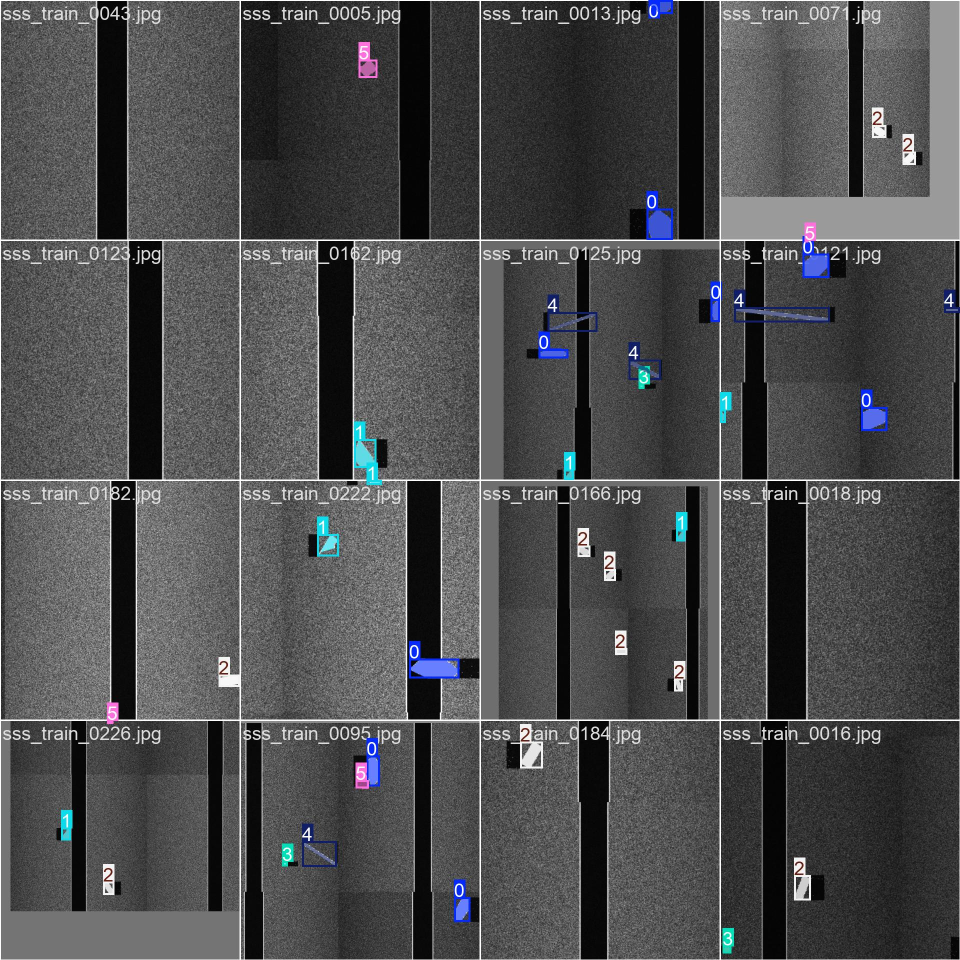
#> input picture backend/runs/sonar_yolo_seg/train_batch0.jpg, 1920 x 1920 px (shown at 1/2 size)
$ python -i sonar_cv.py   (imports and definitions only)   (older library calls are emulated)
#> lines starting #> are read from the running program, lines starting #| are printed output that depends on the picture
"""Acoustic image preprocessing engine for side-scan sonar (SSS) waterfall imagery.

Provides nadir water-column auto-detection, CLAHE contrast enhancement,
and bilateral filtering for noise reduction on dual-channel acoustic data.
"""

import logging
from dataclasses import dataclass
import cv2
import numpy as np

from api.exceptions import SonarPreprocessingError
from pipeline.constants import (
    BILATERAL_D,
    BILATERAL_SIGMA_COLOR,
    BILATERAL_SIGMA_SPACE,
    CLAHE_CLIP_LIMIT,
    CLAHE_TILE_GRID,
)

logger = logging.getLogger("atlantis.sonar_cv")


@dataclass
class PreprocessResult:
    """Container for preprocessed sonar waterfall channel outputs."""

    raw_image: np.ndarray
    port_raw: np.ndarray
    starboard_raw: np.ndarray
    port_processed: np.ndarray
    starboard_processed: np.ndarray
    metadata: dict[str, int | float | bool]


def validate_sonar_image(image: np.ndarray) -> np.ndarray:
    """Validate sonar input image array and convert to single-channel uint8 grayscale.

    Args:
        image: Input image array.

    Returns:
        np.ndarray: 2D uint8 grayscale image.

    Raises:
        SonarPreprocessingError: If image shape or dtype is invalid or empty.
    """
    if not isinstance(image, np.ndarray) or image.size == 0:
        raise SonarPreprocessingError("Input sonar image must be a non-empty numpy array.")

    if image.ndim == 3:
        if image.shape[2] in (3, 4):
            gray = cv2.cvtColor(image, cv2.COLOR_BGR2GRAY)
        else:
            raise SonarPreprocessingError(f"Unsupported 3D image channel depth: {image.shape[2]}")
    elif image.ndim == 2:
        gray = image.copy()
    else:
        raise SonarPreprocessingError(f"Unsupported image dimensions: {image.ndim}D.")

    if gray.dtype != np.uint8:
        if np.issubdtype(gray.dtype, np.floating):
            gray = np.clip(gray * 255.0 if gray.max() <= 1.0 else gray, 0, 255).astype(np.uint8)
        else:
            gray = cv2.normalize(gray, None, 0, 255, cv2.NORM_MINMAX, dtype=cv2.CV_8U)

    return gray


def split_nadir(
    image: np.ndarray, nadir_threshold: int = 15
) -> tuple[np.ndarray, np.ndarray, dict[str, int | float | bool]]:
    """Auto-detect central low-intensity nadir water-column strip and split into channels.

    Calculates column-wise mean intensity profile across the central region of the image
    to locate the nadir gap where acoustic returns are minimal.

    Args:
        image: 2D uint8 grayscale image.
        nadir_threshold: Intensity threshold below which columns are marked as nadir.

    Returns:
        tuple[np.ndarray, np.ndarray, dict]: Port channel, Starboard channel, and nadir metadata.
    """
    height, width = image.shape
    if width < 4:
        raise SonarPreprocessingError("Image width too small to detect nadir water column.")

    col_means = np.mean(image, axis=0)
    center_start = int(width * 0.3)
    center_end = int(width * 0.7)
    central_profile = col_means[center_start:center_end]

    min_idx = center_start + int(np.argmin(central_profile))
    nadir_mask = col_means < max(float(nadir_threshold), float(col_means[min_idx]) * 1.5 + 5.0)

    # Search outward around min_idx for contiguous nadir bounds
    left_bound = min_idx
    while left_bound > center_start and nadir_mask[left_bound]:
        left_bound -= 1

    right_bound = min_idx
    while right_bound < center_end - 1 and nadir_mask[right_bound]:
        right_bound += 1

    nadir_width = right_bound - left_bound

    if nadir_width < 2:
        logger.warning(
            "Nadir strip auto-detection failed or too narrow. Falling back to 50/50 split."
        )
        mid = width // 2
        left_bound = mid
        right_bound = mid
        fallback = True
    else:
        fallback = False

    port_channel = image[:, :left_bound]
    starboard_channel = image[:, right_bound:]

    # Fallback safety if one channel is empty
    if port_channel.shape[1] == 0 or starboard_channel.shape[1] == 0:
        mid = width // 2
        port_channel = image[:, :mid]
        starboard_channel = image[:, mid:]
        left_bound = mid
        right_bound = mid
        fallback = True

    metadata: dict[str, int | float | bool] = {
        "nadir_start": left_bound,
        "nadir_end": right_bound,
        "nadir_width": right_bound - left_bound,
        "image_width": width,
        "image_height": height,
        "fallback_split": fallback,
    }

    return port_channel, starboard_channel, metadata


def apply_clahe(channel: np.ndarray) -> np.ndarray:
    """Apply Contrast Limited Adaptive Histogram Equalization (CLAHE) to acoustic channel.

    Args:
        channel: 2D uint8 channel image.

    Returns:
        np.ndarray: Enhanced 2D uint8 channel image.
    """
    if channel.size == 0:
        return channel
    clahe = cv2.createCLAHE(clipLimit=CLAHE_CLIP_LIMIT, tileGridSize=CLAHE_TILE_GRID)
    return clahe.apply(channel)


def denoise_bilateral(channel: np.ndarray) -> np.ndarray:
    """Apply bilateral filtering to smooth speckle noise while preserving acoustic shadow edges.

    Args:
        channel: 2D uint8 channel image.

    Returns:
        np.ndarray: Denoised 2D uint8 channel image.
    """
    if channel.size == 0:
        return channel
    return cv2.bilateralFilter(
        channel,
        d=BILATERAL_D,
        sigmaColor=BILATERAL_SIGMA_COLOR,
        sigmaSpace=BILATERAL_SIGMA_SPACE,
    )


def preprocess_waterfall(raw_image: np.ndarray) -> PreprocessResult:
    """Orchestrate waterfall splitting, CLAHE enhancement, and bilateral denoise.

    Args:
        raw_image: Input raw side-scan sonar image array.

    Returns:
        PreprocessResult: Object containing raw and enhanced port/starboard channels.

    Raises:
        SonarPreprocessingError: On invalid input or processing failure.
    """
    try:
        gray = validate_sonar_image(raw_image)
        port_raw, starboard_raw, metadata = split_nadir(gray)

        port_clahe = apply_clahe(port_raw)
        starboard_clahe = apply_clahe(starboard_raw)

        port_processed = denoise_bilateral(port_clahe)
        starboard_processed = denoise_bilateral(starboard_clahe)

        return PreprocessResult(
            raw_image=gray,
            port_raw=port_raw,
            starboard_raw=starboard_raw,
            port_processed=port_processed,
            starboard_processed=starboard_processed,
            metadata=metadata,
        )
    except Exception as exc:
        if isinstance(exc, SonarPreprocessingError):
            raise exc
        logger.error(f"Unexpected preprocessing failure: {exc}", exc_info=True)
        raise SonarPreprocessingError(f"Failed to preprocess sonar waterfall image: {exc}") from exc

>>> import cv2
>>> picture = cv2.imread('../runs/sonar_yolo_seg/train_batch0.jpg')
#> picture is the input picture: shape (1920, 1920, 3); mean B, G, R 78.1, 76.8, 76.1
>>> result = preprocess_waterfall(picture)
#> in split_nadir, `col_means = np.mean(image, axis=0)`: col_means = 1920 values, max 254.1 at index 960, min 32.11 at index 854, mean 76.73
#> in split_nadir, `central_profile = col_means[center_start:center_end]`: central_profile = 768 values, max 254.1 at index 384, min 32.11 at index 278, mean 72.89
#> in split_nadir, `min_idx = center_start + int(np.argmin(central_profile))`: min_idx = 854
#> the loop in split_nadir, `while left_bound > center_start and nadir_mask[left_bound]:` made 26 passes
#> left_bound on passes 1 to 8: 853, 852, 851, 850, 849, 848, 847, 846
#> after the loop in split_nadir, `while left_bound > center_start and nadir_mask[left_bound]:`: left_bound = 828
#> in split_nadir, `right_bound = min_idx`: right_bound = 854
#> the loop in split_nadir, `while right_bound < center_end - 1 and nadir_mask[right_bound]:` made 6 passes
#> after the loop in split_nadir, `while right_bound < center_end - 1 and nadir_mask[right_bound]:`: right_bound = 860
#> in split_nadir, `nadir_width = right_bound - left_bound`: nadir_width = 32
#> in split_nadir, `port_channel = image[:, :left_bound]`:
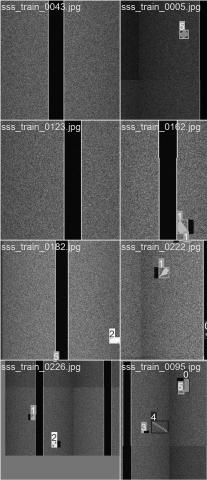
#> port_channel: shape (1920, 828) (shown at 1/4 size); min 0, max 255, mean 84.5
#> in split_nadir, `starboard_channel = image[:, right_bound:]`:
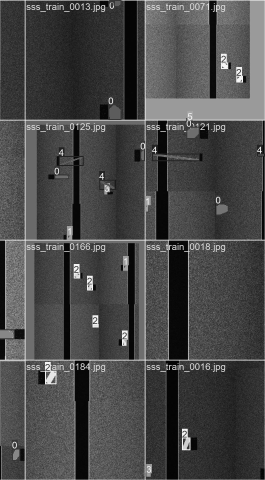
#> starboard_channel: shape (1920, 1060) (shown at 1/4 size); min 0, max 255, mean 71.9
#> in split_nadir, `metadata: dict[str, int | float | bool] = { "nadir_start": left_bound,..`: metadata = {'nadir_start': 828, 'nadir_end': 860, 'nadir_width': 32, 'image_width': 1920, 'image_height': 1920, 'fallback_split': False}
#> in apply_clahe, `return clahe.apply(channel)`:
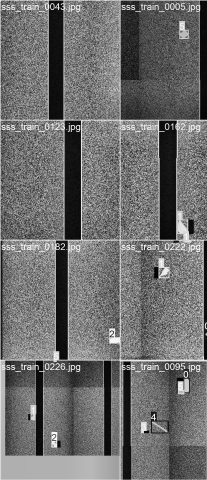
#> returned value: shape (1920, 828) (shown at 1/4 size); min 0, max 255, mean 109.4
#> in apply_clahe (call 2), `return clahe.apply(channel)`:
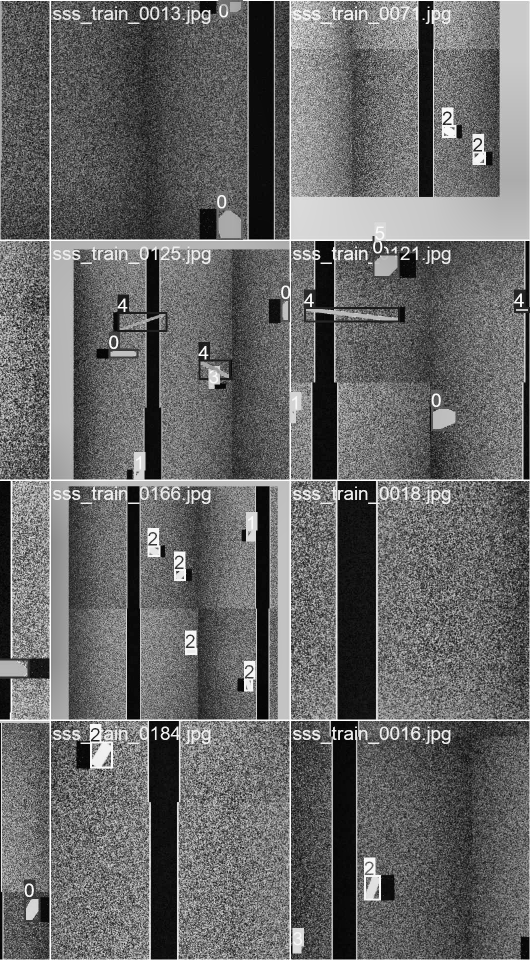
#> returned value: shape (1920, 1060) (shown at 1/2 size); min 0, max 255, mean 103.6

$ run again, on backend/runs/sonar_yolo_seg/train_batch1.jpg
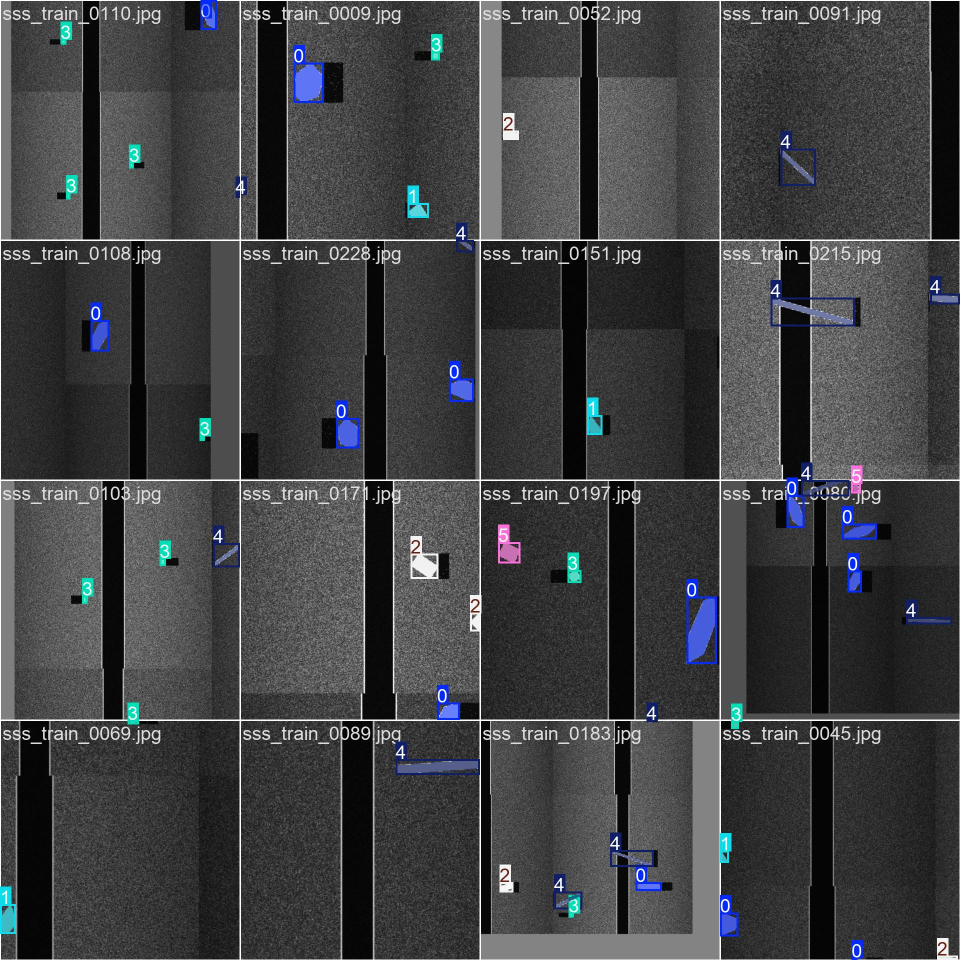
#> input picture backend/runs/sonar_yolo_seg/train_batch1.jpg, 1920 x 1920 px (shown at 1/2 size)
#> picture is the input picture: shape (1920, 1920, 3); mean B, G, R 67.1, 65.1, 64
#> col_means = 1920 values, max 253.7 at index 960, min 22.85 at index 743, mean 65.02
#> central_profile = 768 values, max 253.7 at index 384, min 22.85 at index 167, mean 67.02
#> min_idx = 743
#> the loop in split_nadir, `while left_bound > center_start and nadir_mask[left_bound]:` made 11 passes
#> left_bound on passes 1 to 8: 742, 741, 740, 739, 738, 737, 736, 735
#> after the loop in split_nadir, `while left_bound > center_start and nadir_mask[left_bound]:`: left_bound = 732
#> in split_nadir, `right_bound = min_idx`: right_bound = 743
#> the loop in split_nadir, `while right_bound < center_end - 1 and nadir_mask[right_bound]:` made 2 passes
#> right_bound on passes 1 to 2: 744, 745
#> after the loop in split_nadir, `while right_bound < center_end - 1 and nadir_mask[right_bound]:`: right_bound = 745
#> nadir_width = 13
#> in split_nadir, `starboard_channel = image[:, right_bound:]`:
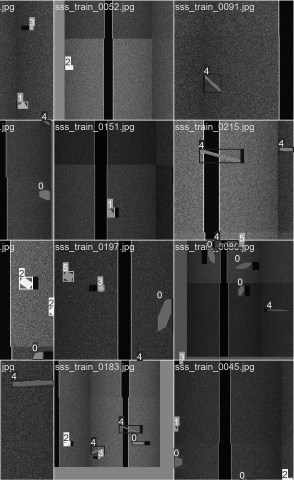
#> starboard_channel: shape (1920, 1175) (shown at 1/4 size); min 0, max 255, mean 64.5
#> in split_nadir, `metadata: dict[str, int | float | bool] = { "nadir_start": left_bound,..`: metadata = {'nadir_start': 732, 'nadir_end': 745, 'nadir_width': 13, 'image_width': 1920, 'image_height': 1920, 'fallback_split': False}
#> in apply_clahe (call 2), `return clahe.apply(channel)`:
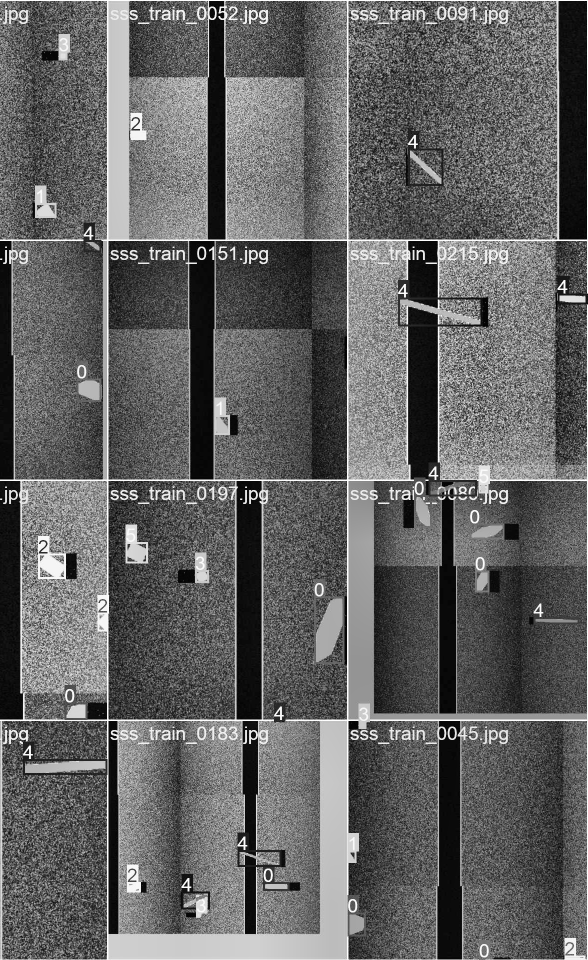
#> returned value: shape (1920, 1175) (shown at 1/2 size); min 0, max 255, mean 99

$ run again, on backend/runs/sonar_yolo_seg/train_batch2.jpg
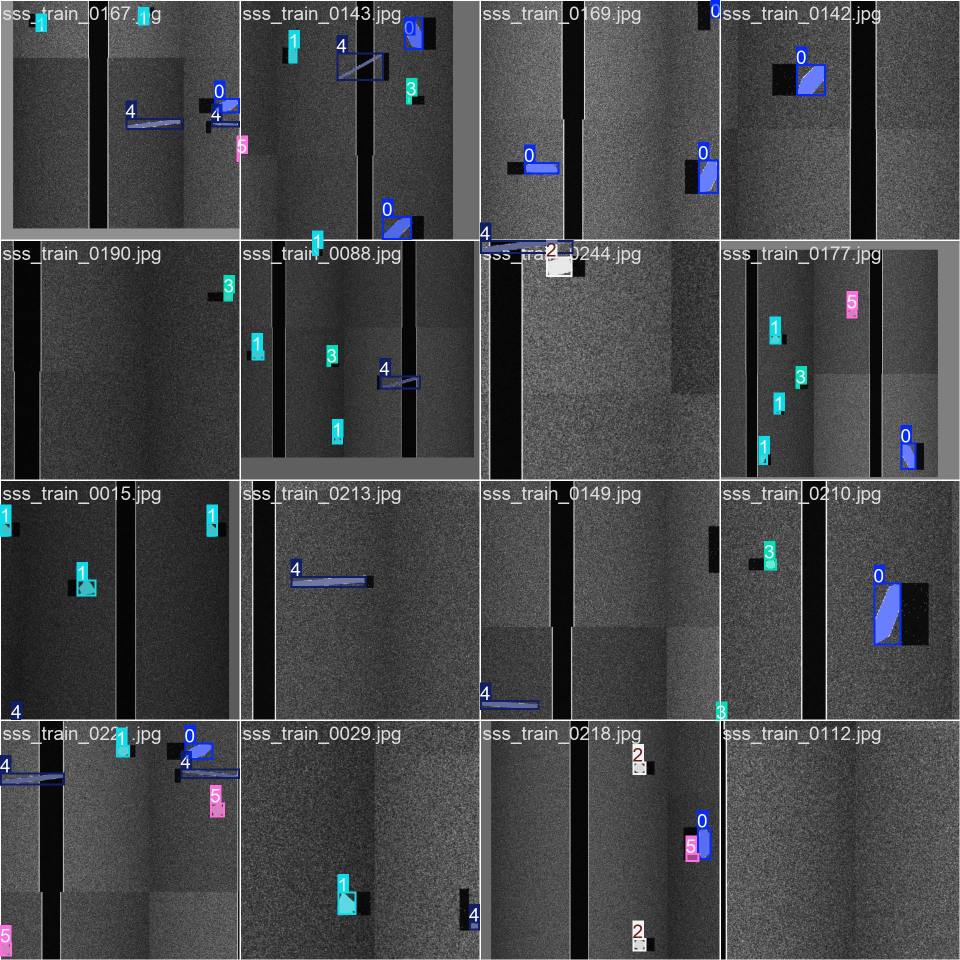
#> input picture backend/runs/sonar_yolo_seg/train_batch2.jpg, 1920 x 1920 px (shown at 1/2 size)
#> picture is the input picture: shape (1920, 1920, 3); mean B, G, R 72.7, 70.9, 69.6
#> col_means = 1920 values, max 253.4 at index 1919, min 36.1 at index 547, mean 70.68
#> central_profile = 768 values, max 247.3 at index 383, min 37.09 at index 569, mean 72.72
#> min_idx = 1145
#> the loop in split_nadir, `while left_bound > center_start and nadir_mask[left_bound]:` made 5 passes
#> left_bound on passes 1 to 5: 1144, 1143, 1142, 1141, 1140
#> after the loop in split_nadir, `while left_bound > center_start and nadir_mask[left_bound]:`: left_bound = 1140
#> in split_nadir, `right_bound = min_idx`: right_bound = 1145
#> the loop in split_nadir, `while right_bound < center_end - 1 and nadir_mask[right_bound]:` made 2 passes
#> right_bound on passes 1 to 2: 1146, 1147
#> after the loop in split_nadir, `while right_bound < center_end - 1 and nadir_mask[right_bound]:`: right_bound = 1147
#> nadir_width = 7
#> in split_nadir, `starboard_channel = image[:, right_bound:]`:
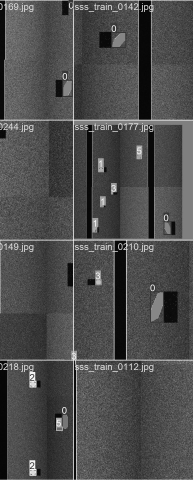
#> starboard_channel: shape (1920, 773) (shown at 1/4 size); min 0, max 255, mean 76.1
#> in split_nadir, `metadata: dict[str, int | float | bool] = { "nadir_start": left_bound,..`: metadata = {'nadir_start': 1140, 'nadir_end': 1147, 'nadir_width': 7, 'image_width': 1920, 'image_height': 1920, 'fallback_split': False}
#> in apply_clahe (call 2), `return clahe.apply(channel)`:
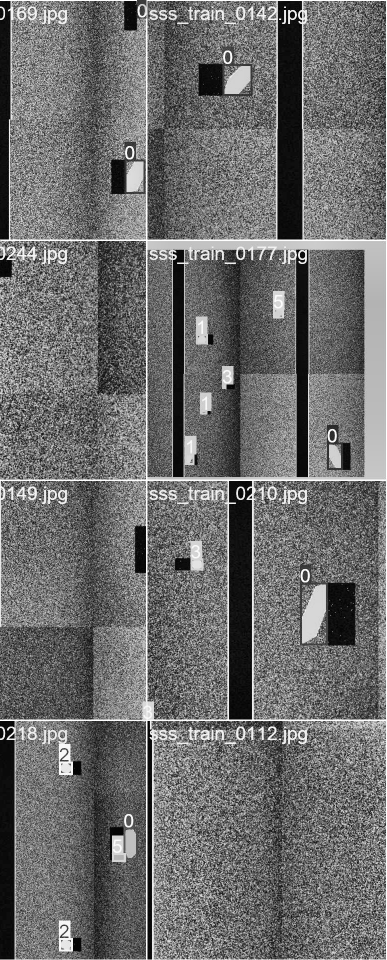
#> returned value: shape (1920, 773) (shown at 1/2 size); min 0, max 255, mean 108.3
